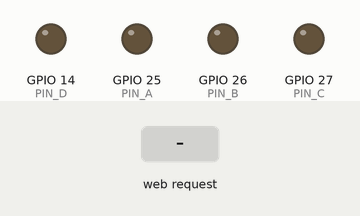
Recording of a sketch running on a simulated ESP32. On the bench: output pins drawn as LEDs (lit = HIGH). The test bench sets the inputs (shaded band). What the sketch prints to the serial monitor is not drawn.

Above: at 1.2 s.
1.3 s: HTTP request GET /forward received
At 1.47 s:
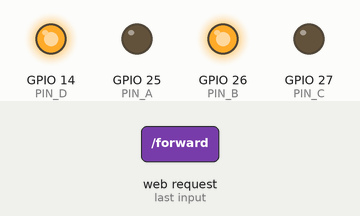
3.1 s: HTTP request GET /backward received
At 3.27 s:
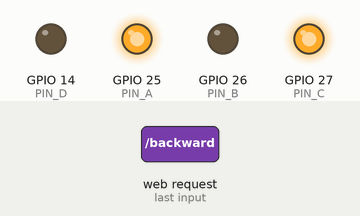
4.9 s: HTTP request GET /left received
At 5.07 s:
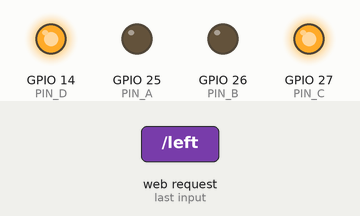
6.7 s: HTTP request GET /right received
At 6.87 s:
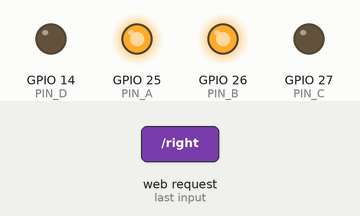
Timing chart, 0 to 9.5 s (numbered marks = the images above; inputs shaded):
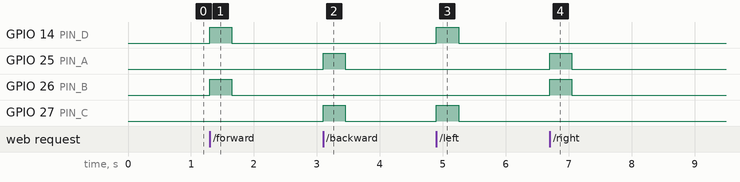

The sketch:

ESP32_WiFi_Car.ino
```cpp
/*
  ESP32 DevKit V1 - Wi-Fi Controlled Mini Car

  Documented configuration:
    SSID: ESP32-CAR
    Password: 12345678
    AP IP: 192.168.4.1

  HW095 / motor-control pins:
    GPIO25, GPIO26, GPIO27, GPIO14

  IMPORTANT:
    Pin-to-driver labeling can differ between driver-board variants.
    Verify the physical wiring before applying motor power.
*/

#include <WiFi.h>
#include <WebServer.h>

const char* AP_SSID = "ESP32-CAR";
const char* AP_PASSWORD = "12345678";

WebServer server(80);

// Documented car control pins.
const int PIN_A = 25;
const int PIN_B = 26;
const int PIN_C = 27;
const int PIN_D = 14;

// If no movement command is received within this time,
// stop the car. This is a simple communication failsafe.
const unsigned long COMMAND_TIMEOUT = 350;

unsigned long lastCommandTime = 0;

void stopCar() {
  digitalWrite(PIN_B, LOW);
  digitalWrite(PIN_C, LOW);
  digitalWrite(PIN_D, LOW);
  digitalWrite(PIN_A, LOW);
}

void forwardCar() {
  digitalWrite(PIN_B, HIGH);
  digitalWrite(PIN_C, LOW);
  digitalWrite(PIN_D, HIGH);
  digitalWrite(PIN_A, LOW);
}

void backwardCar() {
  digitalWrite(PIN_B, LOW);
  digitalWrite(PIN_C, HIGH);
  digitalWrite(PIN_D, LOW);
  digitalWrite(PIN_A, HIGH);
}

void leftCar() {
  // Pivot/turn implementation.
  digitalWrite(PIN_B, LOW);
  digitalWrite(PIN_C, HIGH);
  digitalWrite(PIN_D, HIGH);
  digitalWrite(PIN_A, LOW);
}

void rightCar() {
  digitalWrite(PIN_B, HIGH);
  digitalWrite(PIN_C, LOW);
  digitalWrite(PIN_D, LOW);
  digitalWrite(PIN_A, HIGH);
}

void acknowledgeCommand() {
  lastCommandTime = millis();
  server.send(200, "text/plain", "OK");
}

const char MAIN_PAGE[] PROGMEM = R"HTML(
<!DOCTYPE html>
<html>
<head>
<meta name="viewport" content="width=device-width, initial-scale=1">
<title>ESP32 Car</title>
<style>
body {
  font-family: Arial, sans-serif;
  text-align: center;
  background: #111;
  color: white;
}
button {
  width: 110px;
  height: 70px;
  margin: 8px;
  font-size: 28px;
  border-radius: 15px;
  border: none;
  touch-action: manipulation;
}
.stop { background: #d33; color: white; }
</style>
</head>
<body>
<h1>ESP32 CAR</h1>

<div>
  <button
    onpointerdown="start('forward')"
    onpointerup="stop()"
    onpointercancel="stop()">▲</button>
</div>

<div>
  <button
    onpointerdown="start('left')"
    onpointerup="stop()"
    onpointercancel="stop()">◀</button>

  <button class="stop" onclick="stop()">STOP</button>

  <button
    onpointerdown="start('right')"
    onpointerup="stop()"
    onpointercancel="stop()">▶</button>
</div>

<div>
  <button
    onpointerdown="start('backward')"
    onpointerup="stop()"
    onpointercancel="stop()">▼</button>
</div>

<script>
let timer = null;

function sendCommand(command) {
  fetch('/' + command).catch(() => {});
}

function start(command) {
  sendCommand(command);

  clearInterval(timer);
  timer = setInterval(() => {
    sendCommand(command);
  }, 150);
}

function stop() {
  clearInterval(timer);
  timer = null;
  sendCommand('stop');
}
</script>
</body>
</html>
)HTML";

void setup() {
  Serial.begin(115200);

  pinMode(PIN_A, OUTPUT);
  pinMode(PIN_B, OUTPUT);
  pinMode(PIN_C, OUTPUT);
  pinMode(PIN_D, OUTPUT);

  stopCar();

  WiFi.mode(WIFI_AP);
  WiFi.softAP(AP_SSID, AP_PASSWORD);

  Serial.println();
  Serial.println("ESP32 Car AP started.");
  Serial.print("IP address: ");
  Serial.println(WiFi.softAPIP());

  server.on("/", []() {
    server.send(200, "text/html", MAIN_PAGE);
  });

  server.on("/forward", []() {
    forwardCar();
    acknowledgeCommand();
  });

  server.on("/backward", []() {
    backwardCar();
    acknowledgeCommand();
  });

  server.on("/left", []() {
    leftCar();
    acknowledgeCommand();
  });

  server.on("/right", []() {
    rightCar();
    acknowledgeCommand();
  });

  server.on("/stop", []() {
    stopCar();
    acknowledgeCommand();
  });

  server.begin();
  lastCommandTime = millis();
}

void loop() {
  server.handleClient();

  if (millis() - lastCommandTime > COMMAND_TIMEOUT) {
    stopCar();
  }
}
```

Measured:
- after the input at 1.3 s, GPIO 14 (PIN_D), GPIO 26 (PIN_B): LOW → HIGH at once, → LOW 0.35 s later
- after the input at 3.1 s, GPIO 25 (PIN_A), GPIO 27 (PIN_C): LOW → HIGH at once, → LOW 0.35 s later
- after the input at 4.9 s, GPIO 14 (PIN_D), GPIO 27 (PIN_C): LOW → HIGH at once, → LOW 0.35 s later
- after the input at 6.7 s, GPIO 25 (PIN_A), GPIO 26 (PIN_B): LOW → HIGH at once, → LOW 0.35 s later
